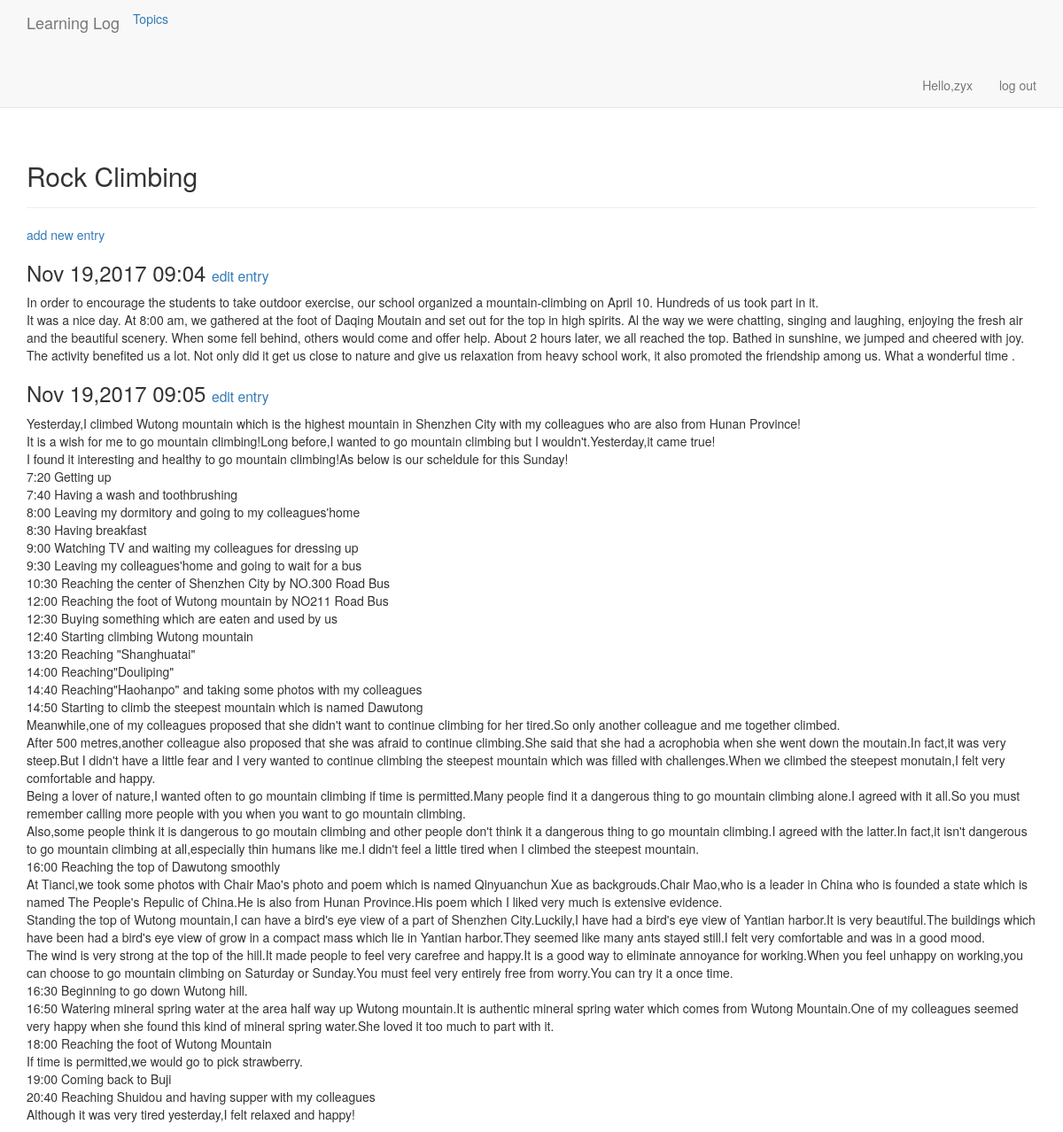
The page /topics/3/ (signed in) on the database its author committed.
### learning_logs/models.py (models this page shows, shortened)
class Topic(models.Model):
    text = models.CharField(max_length=200)
    date_added = models.DateTimeField(auto_now_add=True)
    owner = models.ForeignKey(User)
    def __str__(self):
        return self.text

class Entry(models.Model):
    topic = models.ForeignKey(Topic)
    text = models.TextField()
    date_added = models.DateTimeField(auto_now_add=True)

### learning_logs/views.py (the view)
# urls.py: url(r'^topics/(?P<topic_id>\d+)/$',views.topic,name='topic'),
@login_required
def topic(request,topic_id):
    topic = Topic.objects.get(id=topic_id)
    if topic.owner != request.user:
        raise Http404
    entries = topic.entry_set.order_by('date_added')
    context = {'topic':topic,'entries':entries}
    return render(request,'learning_logs/topic.html',context)

### learning_logs/templates/learning_logs/topic.html
{% extends "learning_logs/base.html" %}
{% block header %}
  <h2>{{ topic }}</h2>
{% endblock %}
{% block content %}
<p><a href="{% url 'learning_logs:new_entry' topic.id %}">add new entry</a></p>
    {% for entry in entries %}
    <div class="pannel pannel-default">
        <div class="pannel-heading">
            <h3>
               {{ entry.date_added|date:'M d,Y H:i' }}
                <small>
                    <a href="{% url 'learning_logs:edit_entry' entry.id %}">edit entry</a>
                </small>
            </h3>
        </div>
        <div class="pannel-body">
            {{ entry.text|linebreaks }}
        </div>
    </div>
    {% empty %}
        There are no entries for this topic yet.
    {% endfor %}
{% endblock %}

### learning_logs/templates/learning_logs/base.html (shortened to what this page needs)
{% load bootstrap3 %}
<!DOCTYPE html>
<html lang="en">
<head>
    {% bootstrap_css %}
</head>
<body>
    <nav class="navbar navbar-default navbar-static-top">
        <div class="container">
            <div class="navbar-header">
                <a class="navbar-brand" href="{% url 'learning_logs:index' %}">Learning Log</a>
            </div>
            <div id="navbar" class="navbar-collapse collapse">
                <ul class="nav navbar nav">
                    <li><a href="{% url 'learning_logs:topics' %}">Topics</a></li>
                </ul>
                <ul class="nav navbar-nav navbar-right">
                    {% if user.is_authenticated %}
                    <li><a>Hello,{{ user.username }}</a></li>
                    <li><a href="{% url 'users:logout' %}">log out</a></li>
                    {% else %}
                    <li><a href="{% url 'users:register' %}">register</a></li>
                    <li><a href="{% url 'users:login' %}">log in</a></li>
                    {% endif %}
                </ul>
            </div>
        </div>
    </nav>
    <div class="container">
        <div class="page-header">
            {% block header %}{% endblock %}
        </div>
        <div>
            {% block content %}{% endblock %}
        </div>
    </div>
</body>
</html>

### rows shown on the page
Topic: text "Rock Climbing"
Entry: date_added "Nov 19,2017 09:04", text "In order to encourage the students to take outdoor exercise, our school organized a mountain-climbing on April 10. Hundreds of us took part in it. It was a nice day. At 8:00 am, we gathered at the foot of Daqing Moutain and set out for the top in high spirits. Al the way we were chatting, singing and laughing, enjoying the fresh air and the beautiful scenery. When some fell behind, others would come and offer help. About 2 hours later, we all reached the top. Bathed in sunshine, we jumped and cheered with joy. The activity benefited us a lot. Not only did it get us close to nature and give us relaxation from heavy school work, it also promoted the friendship among us. What a wonderful time ."
Entry: date_added "Nov 19,2017 09:05", text "Yesterday,I climbed Wutong mountain which is the highest mountain in Shenzhen City with my colleagues who are also from Hunan Province! It is a wish for me to go mountain climbing!Long before,I wanted to go mountain climbing but I wouldn't.Yesterday,it came true! I found it interesting and healthy to go mountain climbing!As below is our scheldule for this Sunday! 7:20 Getting up 7:40 Having a wash and toothbrushing 8:00 Leaving my dormitory and going to my colleagues'home 8:30 Having breakfast 9:00 Watching TV and waiting my colleagues for dressing up 9:30 Leaving my colleagues'home and going to wait for a bus 10:30 Reaching the center of Shenzhen City by NO.300 Road Bus 12:00 Reaching the…"

### other values the page prints
{{ user.username }} "zyx"
